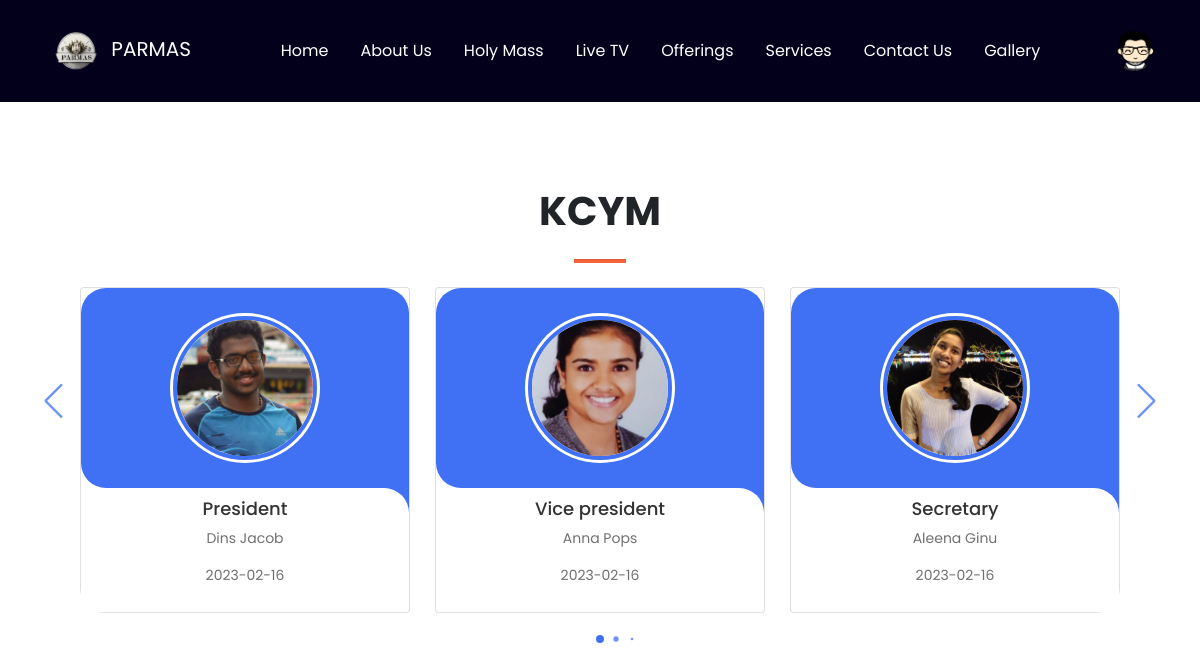
The page /pages/kcym.php on the database its author committed.
### tables this page shows
CREATE TABLE `tbl_kcym` (
  `id` int(11) NOT NULL,
  `usr_name` varchar(30) NOT NULL,
  `usr_position` varchar(30) NOT NULL,
  `usr_date` varchar(30) NOT NULL,
  `usr_profile` varchar(100) NOT NULL,
  `usr_status` int(11) NOT NULL DEFAULT 1,
  `usr_createOn` timestamp NOT NULL DEFAULT current_timestamp(),
  `usr_updateOn` timestamp NOT NULL DEFAULT current_timestamp() ON UPDATE current_timestamp()
);

### pages/kcym.php (the view, shortened to what this page needs)
<!DOCTYPE html>
<html lang="en">
<head>
    <link rel="stylesheet" href="/parmas/assets/css/cdn/swiper-bundle.min.css">
    <link rel="stylesheet" href="/parmas/assets/css/kcym.css">
</head>
<body>
    <?php require("../header.php") ?>
    <div class="slide-container swiper">
        <div class="slide-content">
        <h1 class="text-center fw-bolder">KCYM</h1>
            <hr class="divider">
            <div class="card-wrapper swiper-wrapper">
                <?php
                    $sql="SELECT * FROM `tbl_kcym` WHERE `usr_status` = 1 ORDER BY `tbl_kcym`.`usr_position`";
                    $result=mysqli_query($con,$sql);
                    while($row=mysqli_fetch_array($result)){
                ?>
                <div class="card swiper-slide">
                    <div class="image-content">
                        <div class="card-image">
                            <img src="/parmas/assets/img/kcym/<?=$row['usr_profile']?>" alt="" class="card-img">
                        </div>
                    </div>
                    <div class="card-content">
                    <?php if ($row['usr_position'] == 1) { ?>
                            <h2 class="name">President</h2>
                    <?php } elseif ($row['usr_position'] == 2) { ?>
                            <h2 class="name">Vice president</h2>
                    <?php } elseif ($row['usr_position'] == 3) { ?>
                            <h2 class="name">Secretary</h2>
                    <?php } elseif ($row['usr_position'] == 4) { ?>
                        <h2 class="name">Joint secretary</h2>
                    <?php } elseif ($row['usr_position'] == 5) { ?>
                        <h2 class="name">Treasurer</h2>
                    <?php } elseif ($row['usr_position'] == 6) { ?>
                        <h2 class="name">Executive 1</h2>
                    <?php } elseif ($row['usr_position'] == 7) { ?>
                        <h2 class="name">Executive 2</h2>
                    <?php } elseif ($row['usr_position'] == 8) { ?>
                         <h2 class="name">Executive 3</h2>
                    <?php } else { ?>
                        <h2 class="name">Executive 4</h2>
                    <?php } ?>
                        <p class="description"><?=$row['usr_name']?></p>
                        <p class="description"><?=$row['usr_date']?></p>
                    </div>
                </div>
                <?php } ?>
            </div>
        </div>
        <div class="swiper-button-next swiper-navBtn"></div>
        <div class="swiper-button-prev swiper-navBtn"></div>
        <div class="swiper-pagination"></div>
    </div>
</body>
</html>

### assets/css/kcym.css (style rules this page uses)
* { margin: 0; padding: 0; box-sizing: border-box; font-family: 'Poppins', sans-serif; }
body { min-height: 100vh; display: flex; align-items: center; justify-content: center; background-color: #EFEFEF; }
.slide-container { max-width: 1120px; width: 100%; padding: 40px 0; }
.slide-content { margin: 0 40px; overflow: hidden; border-radius: 25px; }
.card { border-radius: 25px; background-color: #FFF; }
.image-content, .card-content { display: flex; flex-direction: column; align-items: center; padding: 10px 14px; }
.image-content { position: relative; row-gap: 5px; padding: 25px 0; }
.card-image { position: relative; height: 150px; width: 150px; border-radius: 50%; background: #FFF; padding: 3px; }
.card-image .card-img { height: 100%; width: 100%; object-fit: cover; border-radius: 50%; border: 4px solid #4070F4; }
.name { font-size: 18px; font-weight: 500; color: #333; }
.description { font-size: 14px; color: #707070; text-align: center; }
.swiper-navBtn { color: #6E93f7; transition: color 0.3s ease; }
.swiper-navBtn::before, .swiper-navBtn::after { font-size: 35px; }
.swiper-button-next { right: 0; }
.swiper-button-prev { left: 0; }

### assets/css/style.css (style rules this page uses)
hr.divider { height: 0.2rem; max-width: 3.25rem; margin: 1.5rem auto; background-color: #f4623a; opacity: 1; }

### rows shown on the page
tbl_kcym: usr_profile (picture), usr_position "President", usr_name "Dins Jacob", usr_date "2023-02-16"
tbl_kcym: usr_profile (picture), usr_position "Vice president", usr_name "Anna Pops", usr_date "2023-02-16"
tbl_kcym: usr_profile (picture), usr_position "Secretary", usr_name "Aleena Ginu", usr_date "2023-02-16"
